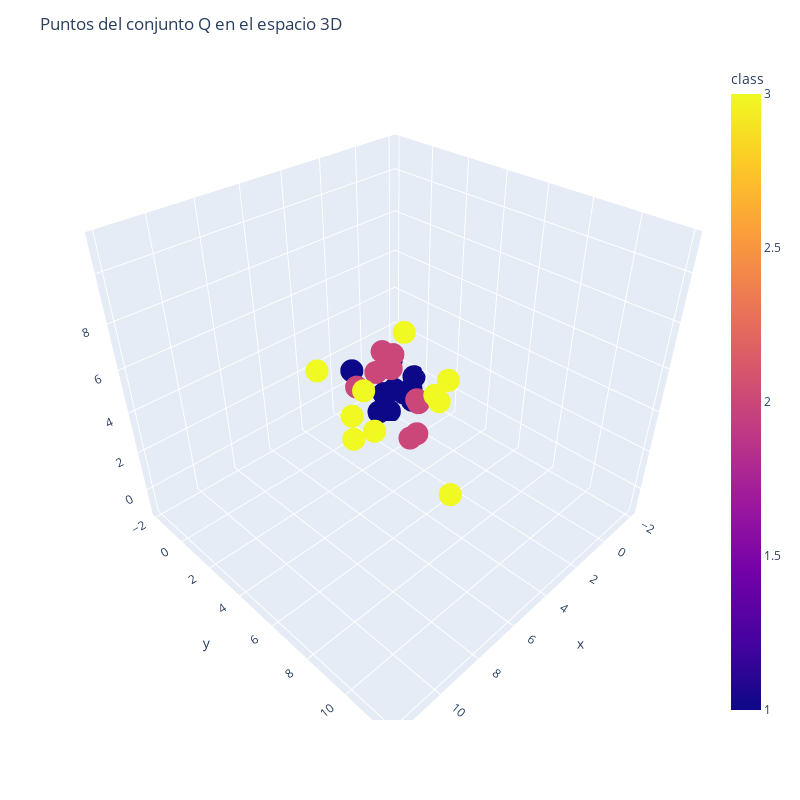

Notebook source saved alongside this figure:
### Code cell
import plotly.express as px
import matplotlib.pyplot as plt

fig = px.scatter_3d(df, x="x", y="y", z="z", color="class")

fig.update_layout(
    title="Puntos del conjunto Q en el espacio 3D",
    autosize=False,
    width=800,
    height=800)
fig.show()

### Figure 1 — Plotly figure (JSON) as saved in the notebook; plotly's stock layout.template omitted (floating-point values rounded to 4 significant figures)
{"data": [{"hovertemplate": "x=%{x}<br>y=%{y}<br>z=%{z}<br>class=%{marker.color}<extra></extra>", "legendgroup": "", "marker": {"color": [1, 1, 1, 1, 1, 1, 1, 1, 1, 1, 2, 2, 2, 2, 2, 2, 2, 2, 2, 2, 3, 3, 3, 3, 3, 3, 3, 3, 3, 3], "coloraxis": "coloraxis", "symbol": "circle"}, "mode": "markers", "name": "", "scene": "scene", "showlegend": false, "type": "scatter3d", "x": [1.089, 0.3174, 1.066, -1.342, -0.09848, -1.935, -0.725, -0.9054, -0.4066, -0.8765, 4.078, 4.884, 4.464, 3.771, 5.322, 5.192, 3.687, 6.048, 3.621, 4.544, 10.48, 7.69, 11.84, 10.67, 8.763, 10.77, 8.21, 8.285, 9.55, 10.15], "y": [0.08169, 0.01164, -1.829, -0.1122, -0.784, -0.4766, -0.6904, -0.198, -0.5754, 0.4281, 3.947, 5.793, 3.845, 5.112, 4.381, 6.397, 5.082, 4.077, 3.582, 4.163, 9.334, 9.987, 9.078, 9.073, 10.59, 9.154, 9.938, 8.736, 11.84, 9.394], "z": [-0.6152, -1.021, 0.8768, -0.5658, -0.5522, -0.2697, -0.5649, -0.6281, 1.414, -0.7455, 5.148, 3.146, 6.071, 2.358, 5.767, 5.459, 3.867, 5.299, 5.435, 6.009, 9.977, 9.286, 11.16, 8.242, 9.377, 9.168, 8.985, 10.65, 7.172, 8.423]}], "layout": {"autosize": false, "coloraxis": {"colorbar": {"title": {"text": "class"}}, "colorscale": [[0, "#0d0887"], [0.1111, "#46039f"], [0.2222, "#7201a8"], [0.3333, "#9c179e"], [0.4444, "#bd3786"], [0.5556, "#d8576b"], [0.6667, "#ed7953"], [0.7778, "#fb9f3a"], [0.8889, "#fdca26"], [1, "#f0f921"]]}, "height": 800, "legend": {"tracegroupgap": 0}, "margin": {"t": 60}, "scene": {"domain": {"x": [0, 1], "y": [0, 1]}, "xaxis": {"title": {"text": "x"}}, "yaxis": {"title": {"text": "y"}}, "zaxis": {"title": {"text": "z"}}}, "title": {"text": "Puntos del conjunto Q en el espacio 3D"}, "width": 800}}
